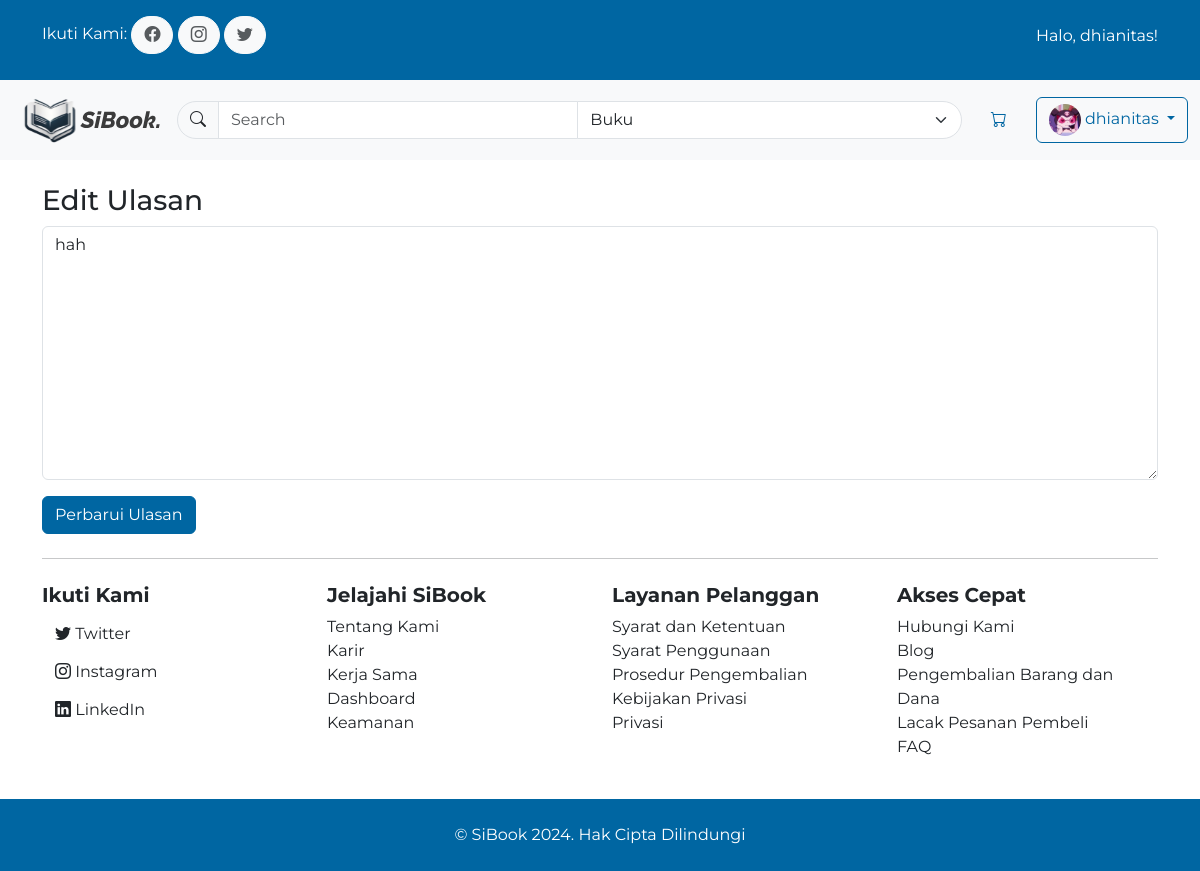
The page /books/review/36/update/ (signed in) on the database its author committed.
### bookcommerce/models.py (models this page shows, shortened)
class Customer(AbstractUser):
    email = models.EmailField(max_length=100, unique=True)
    address = models.OneToOneField(Address, on_delete=models.SET_NULL, null=True, blank=True, db_constraint=False)
    profile_picture = models.ImageField(upload_to='profile_pictures/', default='defaults/default_profile_img.jpg', null=True, blank=True)
    groups = models.ManyToManyField('auth.Group', related_name='customers')
    user_permissions = models.ManyToManyField('auth.Permission', related_name='customers')

class Review(models.Model):
    author = models.ForeignKey(Customer, on_delete=models.CASCADE)
    date_posted = models.DateTimeField(default=timezone.now)
    rating = models.IntegerField(choices=[(i, i) for i in range(1, 6)], default=5)
    content = models.TextField()
    like = models.IntegerField(default=0)
    book = models.ForeignKey(Book, on_delete=models.CASCADE, related_name='reviews')

### bookcommerce/views.py (the view, shortened to what this page needs)
# urls.py: path('books/review/<int:pk>/update/', ReviewUpdateView.as_view(), name='bookcommerce-review-update'),
class ReviewUpdateView(LoginRequiredMixin, UserPassesTestMixin, UpdateView):
    model = Review
    fields = ['content']
    template_name = 'bookcommerce/review_form_update.html'
    def get_context_data(self, **kwargs):
        context = super().get_context_data(**kwargs)
        context['review'] = get_object_or_404(Review, pk=self.kwargs['pk'])
        return context
    def test_func(self):
        review = self.get_object()
        return self.request.user == review.author

### bookcommerce/templates/bookcommerce/review_form_update.html (shortened to what this page needs)
{% extends "bookcommerce/base.html" %}
{% load static %}
{% load widget_tweaks %}
{% block content %}
<div class="container">
    <div class="col-12 mt-4">
        <h3>Edit Ulasan</h3>
        <form action="{% url 'bookcommerce-review-update' review.pk %}" method="POST">
            {{ form.content|add_class:"form-control" }}
            <button class="btn btn-primary mt-3" type="submit">Perbarui Ulasan</button>
        </form>
    </div>
</div>
{% endblock content %}

### bookcommerce/templates/bookcommerce/base.html (shortened to what this page needs)
{% load static %}
<!DOCTYPE html>
<html lang="en">
    <head>
        <link rel="stylesheet" href="{% static 'bookcommerce/style.css' %}" />
        <link
            rel="stylesheet"
            href="https://cdn.jsdelivr.net/npm/bootstrap-icons@1.11.3/font/bootstrap-icons.min.css"
        />
    </head>
    <body>
        <div class="d-none d-md-block bg-primary py-3 text-white">
            <div class="container">
                <div class="row">
                    <div class="col">
                        <p class="d-inline">Ikuti Kami:</p>
                        <a href="#" class="btn btn-light rounded-pill text-body-secondary">
                            <i class="bi bi-facebook"></i>
                        </a>
                        <a href="#" class="btn btn-light rounded-pill text-body-secondary">
                            <i class="bi bi-instagram"></i>
                        </a>
                        <a href="#" class="btn btn-light rounded-pill text-body-secondary">
                            <i class="bi bi-twitter"></i>
                        </a>
                    </div>
                    <div class="col text-end">
                        {% if user.is_authenticated %}
                            <p class="mt-2">Halo, {{ user.username }}!</p>
                        {% else %}
                            <a href="#" class="btn btn-link text-white">Butuh bantuan?</a>
                        {% endif %}
                    </div>
                </div>
            </div>
        </div>
        <nav class="navbar navbar-expand-md bg-body-tertiary">
            <div class="container-fluid">
                <a class="navbar-brand" href="/">
                    <img
                        src="{% static '/bookcommerce/assets/logo_horizontal.svg' %}"
                        alt="SiBook"
                        width="150"
                        height="auto"
                    />
                </a>
                <div class="collapse navbar-collapse gap-3 text-end" id="navbarSupportedContent">
                    <form action="{% url 'search' %}" method="POST" class="input-group d-flex flex-grow-1" role="search">
                        <span class="input-group-text rounded-start-pill">
                            <button type="submit" class="btn p-0 border-0 bg-transparent">
                                <i class="bi bi-search"></i>
                            </button>
                        </span>
                        <input
                            class="form-control"
                            type="search"
                            placeholder="Search"
                            aria-label="Search"
                            name="search"
                        />
                        <select name="search_tag" class="form-select rounded-end-pill">
                            <option value="books">Buku</option>
                        </select>
                    </form>
                    {% if user.is_authenticated %}
                    <a href="{% url 'cart_detail' %}" class="btn text-primary">
                        <i class="bi bi-cart"></i>
                    </a>
                    <div class="dropdown">
                        <a class="btn btn-outline-primary dropdown-toggle" href="#" role="button" id="dropdownMenuLink" data-bs-toggle="dropdown" aria-expanded="false">
                            <img src="{{ user.profile_picture.url }}" alt="Profile Picture" class="rounded-circle" width="32" height="32">
                            {{ user.username }}
                        </a>
                    </div>
                    {% else %}
                    <a href="{% url 'login' %}" class="btn btn-outline-primary">Login</a>
                    <a href="{% url 'register' %}" class="btn btn-primary">Daftar</a>
                    {% endif %}
                </div>
            </div>
        </nav>
        {% block content %} {% endblock %}
        <footer class="container my-4">
            <hr />
            <div class="row my-4">
                <div class="col-12 col-md-3">
                    <h5 class="fw-bold">Ikuti Kami</h5>
                    <ul class="list-unstyled">
                        <li>
                            <a href="#" class="btn"><i class="bi bi-twitter"></i> Twitter</a>
                        </li>
                        <li>
                            <a href="#" class="btn"><i class="bi bi-instagram"></i> Instagram</a>
                        </li>
                        <li>
                            <a href="#" class="btn"><i class="bi bi-linkedin"></i> LinkedIn</a>
                        </li>
                    </ul>
                </div>
                <div class="col-12 col-md-3">
                    <h5 class="fw-bold">Jelajahi SiBook</h5>
                    <ul class="list-unstyled">
                        <li>Tentang Kami</li>
                        <li>Karir</li>
                        <li>Kerja Sama</li>
                        <li>Dashboard</li>
                        <li>Keamanan</li>
                    </ul>
                </div>
                <div class="col-12 col-md-3">
                    <h5 class="fw-bold">Layanan Pelanggan</h5>
                    <ul class="list-unstyled">
                        <li>Syarat dan Ketentuan</li>
                        <li>Syarat Penggunaan</li>
                        <li>Prosedur Pengembalian</li>
                        <li>Kebijakan Privasi</li>
                        <li>Privasi</li>
                    </ul>
                </div>
                <div class="col-12 col-md-3">
                    <h5 class="fw-bold">Akses Cepat</h5>
                    <ul class="list-unstyled">
                        <li>Hubungi Kami</li>
                        <li>Blog</li>
                        <li>Pengembalian Barang dan Dana</li>
                        <li>Lacak Pesanan Pembeli</li>
                        <li>FAQ</li>
                    </ul>
                </div>
            </div>
        </footer>
        <div class="bg-primary py-4 text-center">
            <p class="m-0 text-white">© SiBook 2024. Hak Cipta Dilindungi</p>
        </div>
    </body>
</html>

### rows shown on the page
Customer: username "dhianitas", profile_picture (picture)
Review: content "hah"
